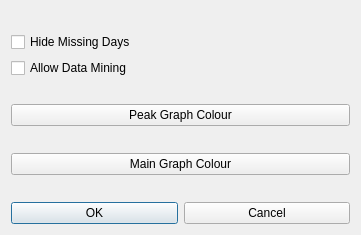
<?xml version="1.0" encoding="UTF-8"?>
<ui version="4.0">
 <class>configDialog</class>
 <widget class="QDialog" name="configDialog">
  <property name="geometry">
   <rect>
    <x>0</x>
    <y>0</y>
    <width>361</width>
    <height>235</height>
   </rect>
  </property>
  <property name="windowTitle">
   <string>Dialog</string>
  </property>
  <property name="windowIcon">
   <iconset resource="PedometerLog.qrc">
    <normaloff>:/PedometerLog.ico</normaloff>:/PedometerLog.ico</iconset>
  </property>
  <layout class="QVBoxLayout" name="verticalLayout_2">
   <item>
    <layout class="QVBoxLayout" name="verticalLayout">
     <item>
      <spacer name="verticalSpacer_4">
       <property name="orientation">
        <enum>Qt::Vertical</enum>
       </property>
       <property name="sizeHint" stdset="0">
        <size>
         <width>20</width>
         <height>40</height>
        </size>
       </property>
      </spacer>
     </item>
     <item>
      <widget class="QCheckBox" name="hideMissing">
       <property name="text">
        <string>Hide Missing Days</string>
       </property>
      </widget>
     </item>
     <item>
      <widget class="QCheckBox" name="dataMine">
       <property name="text">
        <string>Allow Data Mining</string>
       </property>
      </widget>
     </item>
     <item>
      <spacer name="verticalSpacer_3">
       <property name="orientation">
        <enum>Qt::Vertical</enum>
       </property>
       <property name="sizeHint" stdset="0">
        <size>
         <width>20</width>
         <height>40</height>
        </size>
       </property>
      </spacer>
     </item>
     <item>
      <widget class="QPushButton" name="peakColourPushbutton">
       <property name="focusPolicy">
        <enum>Qt::NoFocus</enum>
       </property>
       <property name="text">
        <string>Peak Graph Colour</string>
       </property>
       <property name="autoDefault">
        <bool>false</bool>
       </property>
       <property name="flat">
        <bool>false</bool>
       </property>
      </widget>
     </item>
     <item>
      <spacer name="verticalSpacer">
       <property name="orientation">
        <enum>Qt::Vertical</enum>
       </property>
       <property name="sizeHint" stdset="0">
        <size>
         <width>20</width>
         <height>40</height>
        </size>
       </property>
      </spacer>
     </item>
     <item>
      <widget class="QPushButton" name="mainColourPushbutton">
       <property name="focusPolicy">
        <enum>Qt::NoFocus</enum>
       </property>
       <property name="text">
        <string>Main Graph Colour</string>
       </property>
       <property name="autoDefault">
        <bool>false</bool>
       </property>
       <property name="flat">
        <bool>false</bool>
       </property>
      </widget>
     </item>
     <item>
      <spacer name="verticalSpacer_2">
       <property name="orientation">
        <enum>Qt::Vertical</enum>
       </property>
       <property name="sizeHint" stdset="0">
        <size>
         <width>20</width>
         <height>40</height>
        </size>
       </property>
      </spacer>
     </item>
     <item>
      <layout class="QHBoxLayout" name="horizontalLayout">
       <item>
        <widget class="QPushButton" name="pushButtonOK">
         <property name="text">
          <string>OK</string>
         </property>
        </widget>
       </item>
       <item>
        <widget class="QPushButton" name="pushButtonCancel">
         <property name="text">
          <string>Cancel</string>
         </property>
        </widget>
       </item>
      </layout>
     </item>
    </layout>
   </item>
  </layout>
 </widget>
 <resources>
  <include location="PedometerLog.qrc"/>
 </resources>
 <connections/>
</ui>
